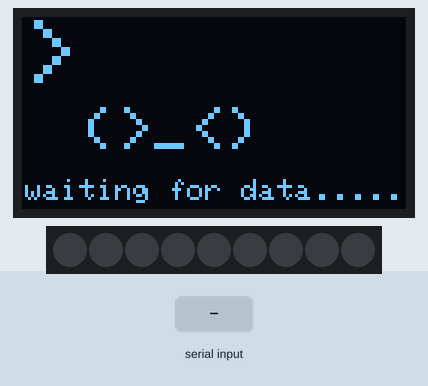
This sketch was run on a simulated SparkFun Pro Micro, built with avr-gcc and run on an emulated ATmega32U4. Shown: 128×64 one-colour display, 9 RGB LEDs in strip order, left to right. Inputs (shaded band) come from the test bench. Dim RGB values are drawn brighter than linear.

Above: at 4.3 s.
4.4 s: "90|45|200\n" received over Serial
At 5.2 s:
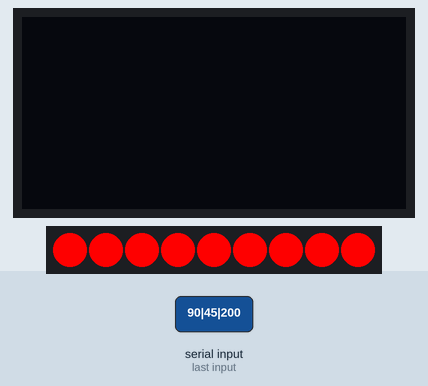
5.9 s: "30|150|10\n" received over Serial
At 5.94 s:
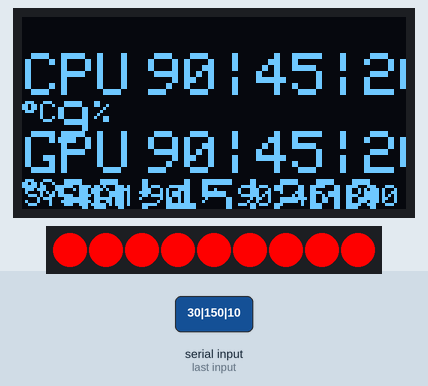
At 6.5 s:
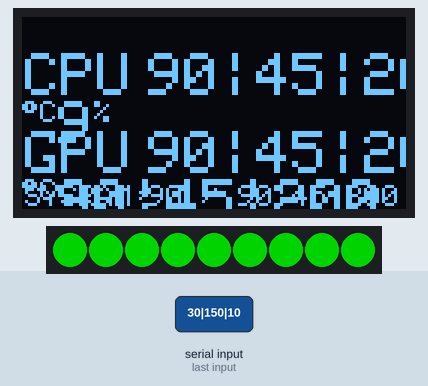
Timing chart, 0 to 8.9 s (numbered marks = the images above; inputs shaded):
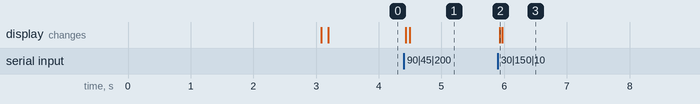

Measured:
- after the input at 4.4 s, the display: first changes at once (image 1 shows a later state)
- after the input at 5.9 s, the display: changes at once (image 2)

The sketch:

PC-Stats_ProMicro_OLED_V2_0.ino
```cpp
#include <SPI.h>
#include <Wire.h>
#include <Adafruit_GFX.h>
#include <FastLED.h>

#define CODE_VERS  "2.0.0"
//  ProMicro:    SDA: D2, SCL: D3
//----------------------------------- OLED Setup ----------------------------------------
#define OLED_SSD1306

#define i2c_Address 0x3c //инициализация по I2C

/*поворот экрана:  0 или 2  (0, 180)*/
#define rotateScreen 0

#define LED_PIN 5 // пин подключения rgb ленты
#define LED_NUM 9 // колличество светодиодов
CRGB leds[LED_NUM];// масив цветов

//-----------------------
/*SSD1306 OLED setup*/
#ifdef OLED_SSD1306
#include <Adafruit_SSD1306.h>
#define SSD1306_128_64
#define SCREEN_WIDTH 128
#define SCREEN_HEIGHT 64
#define OLED_RESET 4
Adafruit_SSD1306 display(SCREEN_WIDTH, SCREEN_HEIGHT, &Wire, OLED_RESET);
#endif

//----------------------
int oledDraw = 0;
int oledOverride = 0;
//----------------------
long invertDelay = 60000; // 60 sec  delay
long lastInvertTime = 0;
int invertedStatus = 1;
//----------------------
long lastDebounceTime = 0;
long debounceDelay = 3000;
//----------------------
int Serial_eventDelay = 0;
boolean activeConn = false;
long lastActiveConn = 0;
boolean bootMode = true;
/*переменные для считывания параметров с com порта (serial input)*/
String inputString = "";
boolean stringComplete = false;
//----------------------
/* начальный стиль дисплея */
int displayChangeMode = 1;
//----------------------

void setup() {
#ifdef OLED_SSD1306
  display.begin(SSD1306_SWITCHCAPVCC, i2c_Address);
#endif

  display.clearDisplay();
  display.setTextColor(WHITE);

  display.setRotation(rotateScreen);// Rotate the display at the start:  0, 1, 2 or 3 = (0, 90, 180 or 270 degrees)
  display.clearDisplay();

  /* остановка разрыва текста*/
  display.setTextWrap(false);

  Serial.begin(115200);
  inputString.reserve(200);

  FastLED.addLeds<WS2812, LED_PIN, GRB>(leds, LED_NUM); // определение ленты
  FastLED.setBrightness(250); // яркость ленты 0-255

  /*экран загрузки*/
  splashScreen();

}

byte counter; // для rgb ленты
int gpuDegree;
//---------------------------------------LOOP-------------------------------------------
void loop() {
rgbTape(gpuDegree); // функция для ргб ленты
  serialEvent();

  /* OLED вывод характеристи */
  if (stringComplete) {

    if (bootMode) {
      display.clearDisplay();
      display.display();
      display.stopscroll();
      bootMode = false;
    }

    //lastActiveConn = millis();

    if (displayChangeMode == 1) {
      DisplayStyle1B();
    }

    inputString = "";
    stringComplete = false;
//    CustomTriggerGPU_temp(gpuDegree);
    /* функция защиты выгорания экрана */
    if ((millis() - lastInvertTime) > invertDelay && oledDraw == 1) {
      lastInvertTime = millis();

#ifdef enableInvertscreen
      inverter();
#endif
    }
  }
}

void serialEvent() {

  while (Serial.available()) {          //  проверка доступности serial порта
    char inChar = (char)Serial.read();  // считывание по usb
    //Serial.print(inChar); // Debug

    inputString += inChar;
    if (inChar == '|') {
      stringComplete = true;

      //delay(Serial_eventDelay);   //задержка, чтобы избежать повреждения экранных данных

      //display.drawRect(82, 0, 44, 10, WHITE); // Position Test
      //display.fillRect(115, 0, 42, 10, BLACK); // мигание индикатора смены стиля(D1, D2, D3)
      display.display();

    }
  }
}
/*
void activityChecker() {
  if (millis() - lastActiveConn > lastActiveDelay)
    activeConn = false;
  else
    activeConn = true;
  if (!activeConn) {
    if (invertedStatus)

      //Выключает дисплей, когда нет никакой активности
      display.invertDisplay(0);
    display.clearDisplay();
    display.display();

    display.fillRect(0, 0, 128, 64, BLACK);
    display.display();
    oledDraw = 0;

  }
}
*/
//-------------------------------------------- Anti Screen Burn inverter ------------------------------------------------

void antiBurn() {
  display.invertDisplay(0);
  display.fillRect(0, 0, 128, 64, BLACK);
  display.display();
  oledDraw = 0;
}

void inverter() {
  if ( invertedStatus == 1 ) {
    invertedStatus = 0;
  } else {
    invertedStatus = 1;
  };
  display.invertDisplay(invertedStatus);
  display.display();
}

//--------------------------------------------- Load Screen --------------------------------------------------------
void splashScreen() {
  display.setTextSize(3);
  display.setCursor(50, 5);
  display.println("PC");
  display.setTextSize(2);
  display.setCursor(36, 30);
  display.println("STATS");

  //Set version to USB Serial
  display.setTextSize(1);
  display.setCursor(32, 55);
  display.print("USB:v");
  display.print (CODE_VERS);

  display.display();
  delay(3000);
  display.clearDisplay();
  display.display();


  display.setTextSize(3);
  display.setCursor(1, 1);
  display.println(">");
  display.display();
  display.setTextSize(2);
  display.setCursor(20, 30);
  display.display();
  display.println("(>_<)");

  display.display();
  display.setTextSize(1);
  display.setCursor(1, 54);
  display.println("waiting for data.....");
  display.display();
  //delay(5000);
  display.clearDisplay();
  //display.display(); //note... not needed "main loop" will initiate this, when serial coms establish
}

void rgbTape(int gpuDegree){
  float GPUtempfactor = gpuDegree ;
    // цикл для радуги на ленте(пока-что так)
  for (int i = 0; i < LED_NUM; i++) {
    if (GPUtempfactor >= (10) ) {
    //leds[i].setHue(counter + i * 255 / LED_NUM); //радуга
    leds[i] = CRGB::Green;
    }
    if (GPUtempfactor >= (50) ) {
      leds[i] = CRGB::Orange;
      }
    if (GPUtempfactor >= (65) ) {
      leds[i] = CRGB::Red;
      }
  }
  counter++;        // counter меняется от 0 до 255 (тип данных byte)
  FastLED.show();  // вывод массива на ленту, есть команда clear отчищающая ленту
  delay(10);        // скорость движения радуги(меньше - быстрее)
}
```

DisplayStyle1B.ino
```cpp
void DisplayStyle1B () { // HSMv1.3

  //-------------------------------------------Clearing Box ----------------------------------------------------

  //Clearing Boxes, eg: display.fillRect(<X>, ^Y^, W, H, Color);*/
  display.fillRect (0, 0, 128, 64, BLACK);

  //--------------------------------------- Display Background ----------------------------------------------------
  display.setTextSize(2);
  display.setCursor(1, 12);
  display.println("CPU");
  display.setCursor(1, 38);
  display.println("GPU");
  display.setTextSize(1);
  display.setCursor(1, 56);
  display.println("SYSRAM: ");

  //---------------------------------------CPU & GPU Hardware ID----------------------------------------------------

  /*получение id CPU и GPU*/
  display.setTextSize(0); // string font size
  String cpuName = "";
  display.println(cpuName);

  display.setTextSize(0); // string font size
  String gpuName = "";
  display.println(gpuName);

  if (inputString.indexOf("CPU") > -1)
  {
    String cpuName = "";
    display.setTextSize(1);
    //display.setCursor(-58, 1); // for my INTEL CORE i7-12700
    display.setCursor(-7, 1); //for usial cpu

    int cpuNameStart = inputString.indexOf("CPU:");
    if (inputString.indexOf( cpuNameStart) > -1) {
      cpuNameStart = cpuNameStart + 10;
    }
    else {
      cpuNameStart = cpuNameStart + 8;
    }
    if (inputString.indexOf("GPU") > -1)
    {
      cpuName = inputString.substring(cpuNameStart, inputString.indexOf("GPU:"));
    }
    else
      cpuName = inputString.substring(cpuNameStart);
    display.println(cpuName);

  }
  if (inputString.indexOf("GPU") > -1)
  {
    display.setTextSize(0);

    //display.setCursor(0, 28);
    display.setCursor(-41, 28); // без надписи NVIDIA
    //display.setCursor(-53, 28); // Negative spacing so, Nvidia doesn't cause a rollover, on the next line
    int gpuNameStart = inputString.indexOf("GPU:");
    if (inputString.indexOf(gpuNameStart) > -1) {
      gpuNameStart = gpuNameStart + 11;
    }
    else {
      gpuNameStart = gpuNameStart + 8;
    }

    int gpuNameEnd = inputString.indexOf("|", gpuNameStart);
    String gpuName = inputString.substring(gpuNameStart, gpuNameEnd);
    display.println(gpuName);
  }

//------------------------------------------ CPU Load/Temp -------------------------------------------------

  /*CPU строка*/
  int cpuStringStart = inputString.indexOf("C");
  int cpuDegree = inputString.indexOf("c");
  int cpuStringLimit = inputString.indexOf("|");
  String cpuString1 = inputString.substring(cpuStringStart + 1, cpuDegree);
  String cpuString2 = inputString.substring(cpuDegree + 1, cpuStringLimit - 1);

  /*CPU темпиратура*/
  display.setTextSize(2);
  display.setCursor(42, 12);
  display.print(cpuString1);
  display.setTextSize(1);

#ifdef noDegree
  display.print("C");
#else
  display.print((char)247);
  display.print("C");
#endif

  /*загрузка CPU по всем ядрам*/
  display.setTextSize(2);
  display.print(cpuString2);
  display.setTextSize(1);
  display.println("%");

  //------------------------------------------ GPU Load/Temp -------------------------------------------------

  /*GPU настройки вывода*/
  int gpuStringStart = inputString.indexOf("G", cpuStringLimit);
  int gpuDegree = inputString.indexOf("c", gpuStringStart);
  int gpuStringLimit = inputString.indexOf("|", gpuStringStart);
  String gpuString1 = inputString.substring(gpuStringStart + 1, gpuDegree);
  String gpuString2 = inputString.substring(gpuDegree + 1, gpuStringLimit - 1);

  /*темпиратура GPU*/
  display.setTextSize(2);
  display.setCursor(42, 38);
  display.print(gpuString1);
  display.setTextSize(1);

#ifdef noDegree
  display.print("C");
#else
  display.print((char)247);
  display.print("C");
#endif

  /*загрузка GPU*/
  display.setTextSize(2);
  display.print(gpuString2);
  display.setTextSize(1);
  display.println("%");

  //---------------------------------------------Total GPU Memory-----------------------------------------------------------

  int gpuMemoryStart = inputString.indexOf("GMT") + 3;
  int gpuMemoryEnd = inputString.indexOf("|", gpuMemoryStart);
  String gpuMemoryString = inputString.substring(gpuMemoryStart, gpuMemoryEnd);

  double totalGPUmem = atof(gpuMemoryString.c_str());
  double totalGPUmemSum = totalGPUmem / 1024;
  float  totalGPUmemSumDP = totalGPUmemSum ;

  //----------------------------------------SYSTEM  RAM TOTAL---------------------------------------------------
  /*SYSTEM RAM строка*/
  int ramStringStart = inputString.indexOf("R", gpuStringLimit);
  int ramStringLimit = inputString.indexOf("|", ramStringStart);
  String ramString = inputString.substring(ramStringStart + 1 , ramStringLimit);


  /*SYSTEM RAM AVALABLE доступная память*/
  int AramStringStart = inputString.indexOf("RA", ramStringLimit);
  int AramStringLimit = inputString.indexOf("|", AramStringStart);
  String AramString = inputString.substring(AramStringStart + 2 , AramStringLimit);

  /*SYSTEM RAM TOTAL всего оперативки*/
  double intRam = atof(ramString.c_str());
  double intAram = atof(AramString.c_str());
  //double  intRamSum = intRam + intAram;
  float  intRamSum = intRam + intAram; //float to handle the decimal point when printed (intRamSum,0)

  /*RAM USED/TOTAL*/
  display.setCursor(42, 56);
  display.print(intRamSum, 0); display.print(" / "); display.print(ramString); //display.print("GB");

  //--------------------------Trigger an event when CPU or GPU threshold is met ---------------------------------

#define enableCustomThesholdtriggers

//  CustomTriggerCPU_temp( cpuString1.toInt() ); // Neopixel CPU  Temperature
  //CustomTriggerCPU_load( cpuString2.toInt() ); // Neopixel CPU  Load

  //CustomTriggerGPU_temp
  rgbTape( gpuString1.toInt() ); // Neopixel GPU  Temperature
  //CustomTriggerGPU_load( gpuString2.toInt() ); // Neopixel GPU  Load

  oledDraw = 1;

}
```
